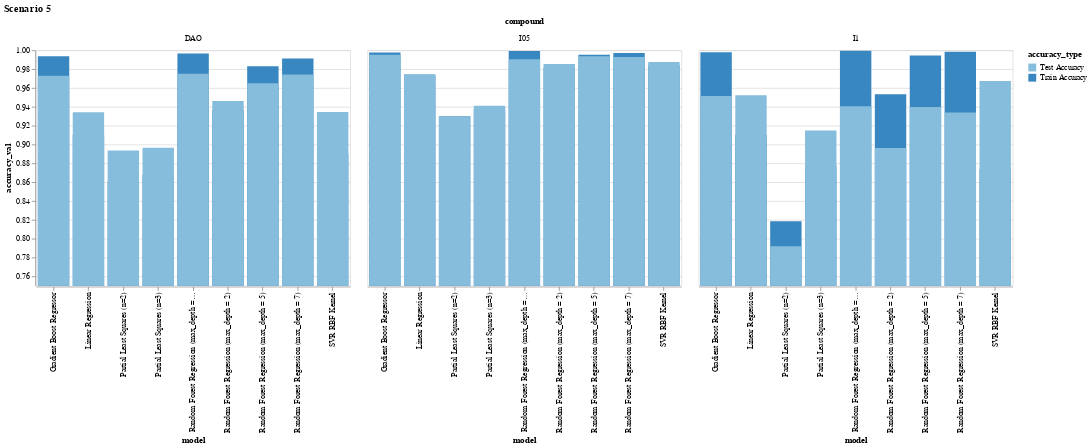

Notebook source saved alongside this figure:
### Code cell
alt.Chart(df_prod.query('scenario == "s5"')).mark_bar().encode(
    alt.X('model'),
    alt.Y('accuracy_val:Q', stack = False, scale = alt.Scale(domain = [0.75,1])),
    alt.Color('accuracy_type:O'),
    alt.Facet('compound')
    ).properties(width = 400).properties(title = 'Scenario 5')

### Figure 1 — Vega-Lite specification as saved in the notebook (floating-point values rounded to 4 significant figures)
{"$schema": "https://vega.github.io/schema/vega-lite/v3.4.0.json", "config": {"mark": {"tooltip": null}, "view": {"height": 300, "width": 400}}, "data": {"name": "data-8b81fd45c8764ee8a84303987c8f559d"}, "datasets": {"data-8b81fd45c8764ee8a84303987c8f559d": [{"accuracy_type": "Train Accuracy", "accuracy_val": 0.9742, "compound": "I05", "model": "Linear Regression", "scenario": "s5"}, {"accuracy_type": "Train Accuracy", "accuracy_val": 0.91, "compound": "I1", "model": "Linear Regression", "scenario": "s5"}, {"accuracy_type": "Train Accuracy", "accuracy_val": 0.9101, "compound": "DAO", "model": "Linear Regression", "scenario": "s5"}, {"accuracy_type": "Train Accuracy", "accuracy_val": 0.9299, "compound": "I05", "model": "Partial Least Squares (n=2)", "scenario": "s5"}, {"accuracy_type": "Train Accuracy", "accuracy_val": 0.8185, "compound": "I1", "model": "Partial Least Squares (n=2)", "scenario": "s5"}, {"accuracy_type": "Train Accuracy", "accuracy_val": 0.8605, "compound": "DAO", "model": "Partial Least Squares (n=2)", "scenario": "s5"}, {"accuracy_type": "Train Accuracy", "accuracy_val": 0.9374, "compound": "I05", "model": "Partial Least Squares (n=3)", "scenario": "s5"}, {"accuracy_type": "Train Accuracy", "accuracy_val": 0.8768, "compound": "I1", "model": "Partial Least Squares (n=3)", "scenario": "s5"}, {"accuracy_type": "Train Accuracy", "accuracy_val": 0.8682, "compound": "DAO", "model": "Partial Least Squares (n=3)", "scenario": "s5"}, {"accuracy_type": "Train Accuracy", "accuracy_val": 0.9818, "compound": "I05", "model": "Random Forest Regression (max_depth = 2)", "scenario": "s5"}, {"accuracy_type": "Train Accuracy", "accuracy_val": 0.9533, "compound": "I1", "model": "Random Forest Regression (max_depth = 2)", "scenario": "s5"}, {"accuracy_type": "Train Accuracy", "accuracy_val": 0.937, "compound": "DAO", "model": "Random Forest Regression (max_depth = 2)", "scenario": "s5"}, {"accuracy_type": "Train Accuracy", "accuracy_val": 0.9952, "compound": "I05", "model": "Random Forest Regression (max_depth = 5)", "scenario": "s5"}, {"accuracy_type": "Train Accuracy", "accuracy_val": 0.9945, "compound": "I1", "model": "Random Forest Regression (max_depth = 5)", "scenario": "s5"}, {"accuracy_type": "Train Accuracy", "accuracy_val": 0.9831, "compound": "DAO", "model": "Random Forest Regression (max_depth = 5)", "scenario": "s5"}, {"accuracy_type": "Train Accuracy", "accuracy_val": 0.997, "compound": "I05", "model": "Random Forest Regression (max_depth = 7)", "scenario": "s5"}, {"accuracy_type": "Train Accuracy", "accuracy_val": 0.9984, "compound": "I1", "model": "Random Forest Regression (max_depth = 7)", "scenario": "s5"}, {"accuracy_type": "Train Accuracy", "accuracy_val": 0.9912, "compound": "DAO", "model": "Random Forest Regression (max_depth = 7)", "scenario": "s5"}, {"accuracy_type": "Train Accuracy", "accuracy_val": 0.9992, "compound": "I05", "model": "Random Forest Regression (max_depth = 10)", "scenario": "s5"}, {"accuracy_type": "Train Accuracy", "accuracy_val": 0.9995, "compound": "I1", "model": "Random Forest Regression (max_depth = 10)", "scenario": "s5"}, {"accuracy_type": "Train Accuracy", "accuracy_val": 0.9967, "compound": "DAO", "model": "Random Forest Regression (max_depth = 10)", "scenario": "s5"}, {"accuracy_type": "Train Accuracy", "accuracy_val": 0.9842, "compound": "I05", "model": "SVR RBF Kernel", "scenario": "s5"}, {"accuracy_type": "Train Accuracy", "accuracy_val": 0.8737, "compound": "I1", "model": "SVR RBF Kernel", "scenario": "s5"}, {"accuracy_type": "Train Accuracy", "accuracy_val": 0.89, "compound": "DAO", "model": "SVR RBF Kernel", "scenario": "s5"}, {"accuracy_type": "Train Accuracy", "accuracy_val": 0.9976, "compound": "I05", "model": "Gradient Boost Regressor", "scenario": "s5"}, {"accuracy_type": "Train Accuracy", "accuracy_val": 0.998, "compound": "I1", "model": "Gradient Boost Regressor", "scenario": "s5"}, {"accuracy_type": "Train Accuracy", "accuracy_val": 0.9937, "compound": "DAO", "model": "Gradient Boost Regressor", "scenario": "s5"}, {"accuracy_type": "Test Accuracy", "accuracy_val": 0.9736, "compound": "I05", "model": "Linear Regression", "scenario": "s5"}, {"accuracy_type": "Test Accuracy", "accuracy_val": 0.9523, "compound": "I1", "model": "Linear Regression", "scenario": "s5"}, {"accuracy_type": "Test Accuracy", "accuracy_val": 0.9341, "compound": "DAO", "model": "Linear Regression", "scenario": "s5"}, {"accuracy_type": "Test Accuracy", "accuracy_val": 0.93, "compound": "I05", "model": "Partial Least Squares (n=2)", "scenario": "s5"}, {"accuracy_type": "Test Accuracy", "accuracy_val": 0.792, "compound": "I1", "model": "Partial Least Squares (n=2)", "scenario": "s5"}, {"accuracy_type": "Test Accuracy", "accuracy_val": 0.8936, "compound": "DAO", "model": "Partial Least Squares (n=2)", "scenario": "s5"}, {"accuracy_type": "Test Accuracy", "accuracy_val": 0.9412, "compound": "I05", "model": "Partial Least Squares (n=3)", "scenario": "s5"}, {"accuracy_type": "Test Accuracy", "accuracy_val": 0.9147, "compound": "I1", "model": "Partial Least Squares (n=3)", "scenario": "s5"}, {"accuracy_type": "Test Accuracy", "accuracy_val": 0.8964, "compound": "DAO", "model": "Partial Least Squares (n=3)", "scenario": "s5"}, {"accuracy_type": "Test Accuracy", "accuracy_val": 0.9853, "compound": "I05", "model": "Random Forest Regression (max_depth = 2)", "scenario": "s5"}, {"accuracy_type": "Test Accuracy", "accuracy_val": 0.8962, "compound": "I1", "model": "Random Forest Regression (max_depth = 2)", "scenario": "s5"}, {"accuracy_type": "Test Accuracy", "accuracy_val": 0.9461, "compound": "DAO", "model": "Random Forest Regression (max_depth = 2)", "scenario": "s5"}, {"accuracy_type": "Test Accuracy", "accuracy_val": 0.9937, "compound": "I05", "model": "Random Forest Regression (max_depth = 5)", "scenario": "s5"}, {"accuracy_type": "Test Accuracy", "accuracy_val": 0.9398, "compound": "I1", "model": "Random Forest Regression (max_depth = 5)", "scenario": "s5"}, {"accuracy_type": "Test Accuracy", "accuracy_val": 0.965, "compound": "DAO", "model": "Random Forest Regression (max_depth = 5)", "scenario": "s5"}, {"accuracy_type": "Test Accuracy", "accuracy_val": 0.9929, "compound": "I05", "model": "Random Forest Regression (max_depth = 7)", "scenario": "s5"}, {"accuracy_type": "Test Accuracy", "accuracy_val": 0.9339, "compound": "I1", "model": "Random Forest Regression (max_depth = 7)", "scenario": "s5"}, {"accuracy_type": "Test Accuracy", "accuracy_val": 0.9743, "compound": "DAO", "model": "Random Forest Regression (max_depth = 7)", "scenario": "s5"}, {"accuracy_type": "Test Accuracy", "accuracy_val": 0.9903, "compound": "I05", "model": "Random Forest Regression (max_depth = 10)", "scenario": "s5"}, {"accuracy_type": "Test Accuracy", "accuracy_val": 0.9404, "compound": "I1", "model": "Random Forest Regression (max_depth = 10)", "scenario": "s5"}, {"accuracy_type": "Test Accuracy", "accuracy_val": 0.975, "compound": "DAO", "model": "Random Forest Regression (max_depth = 10)", "scenario": "s5"}, {"accuracy_type": "Test Accuracy", "accuracy_val": 0.9874, "compound": "I05", "model": "SVR RBF Kernel", "scenario": "s5"}, {"accuracy_type": "Test Accuracy", "accuracy_val": 0.9674, "compound": "I1", "model": "SVR RBF Kernel", "scenario": "s5"}, {"accuracy_type": "Test Accuracy", "accuracy_val": 0.9345, "compound": "DAO", "model": "SVR RBF Kernel", "scenario": "s5"}, {"accuracy_type": "Test Accuracy", "accuracy_val": 0.9953, "compound": "I05", "model": "Gradient Boost Regressor", "scenario": "s5"}, {"accuracy_type": "Test Accuracy", "accuracy_val": 0.9514, "compound": "I1", "model": "Gradient Boost Regressor", "scenario": "s5"}, {"accuracy_type": "Test Accuracy", "accuracy_val": 0.9728, "compound": "DAO", "model": "Gradient Boost Regressor", "scenario": "s5"}]}, "encoding": {"color": {"field": "accuracy_type", "type": "ordinal"}, "facet": {"field": "compound", "type": "nominal"}, "x": {"field": "model", "type": "nominal"}, "y": {"field": "accuracy_val", "scale": {"domain": [0.75, 1]}, "stack": false, "type": "quantitative"}}, "mark": "bar", "title": "Scenario 5", "width": 400}
